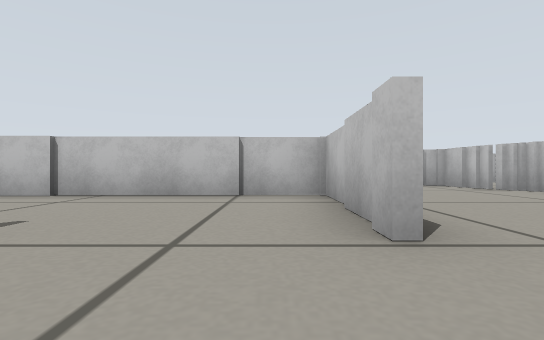
View 1 (above)

17 first-person views from a walk through a Gazebo world. The camera is 0.19 m above the floor, looks level and sees 85° across. The floor is counted in squares, 0.5 m on a side. Each view is taken from the middle of a square. On the plan, view 1 faces up. The plan holds only what a view shows up to about 9 squares ahead; the rest is blank.

View 2
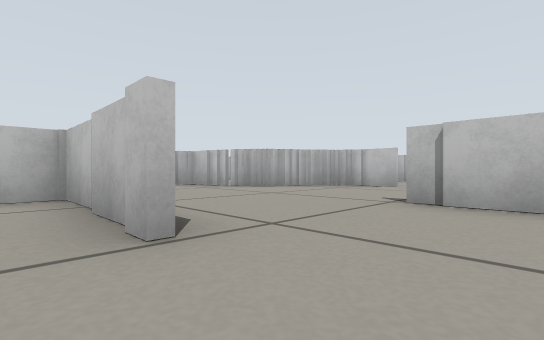

View 3
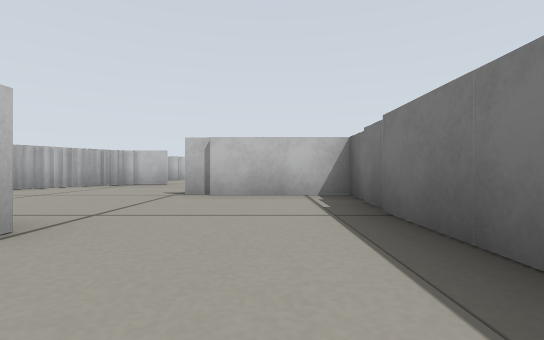

View 4
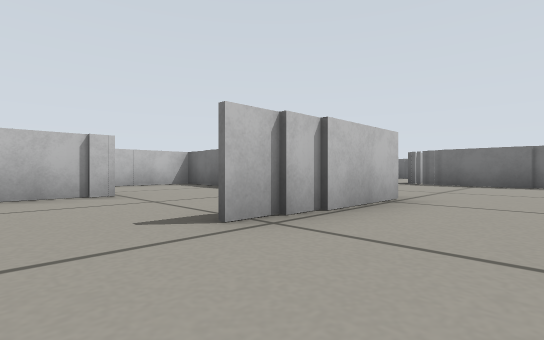

View 5
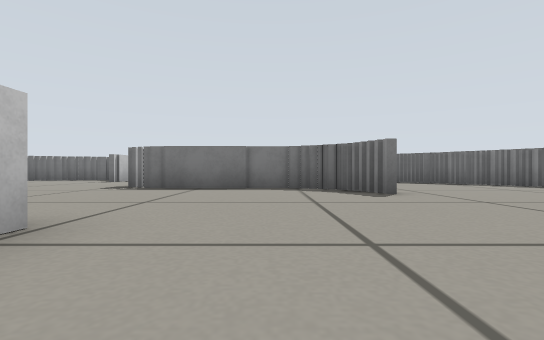

View 6
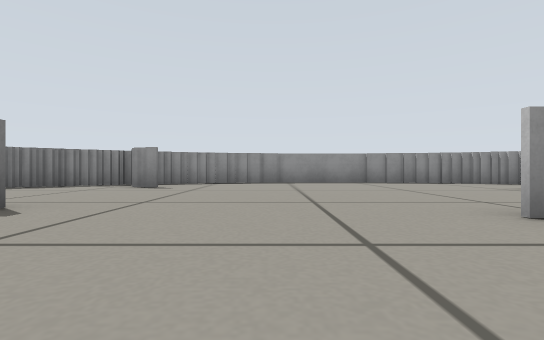

View 7
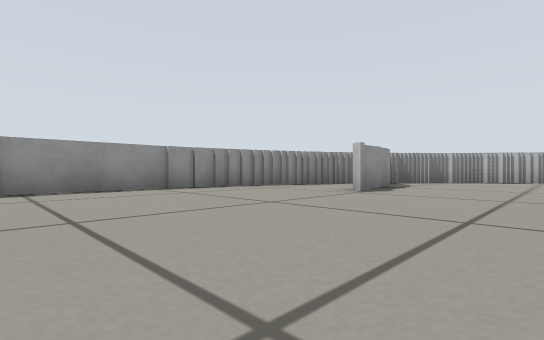

View 8
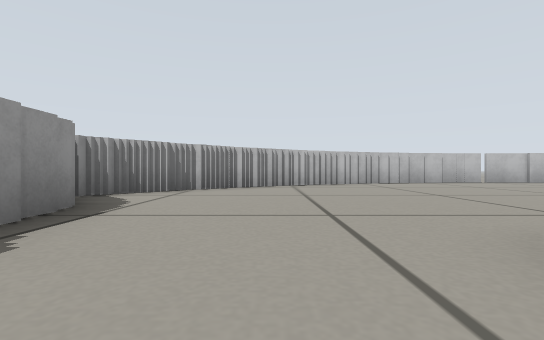

View 9
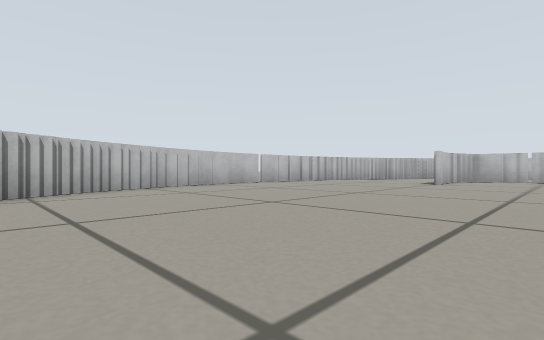

View 10
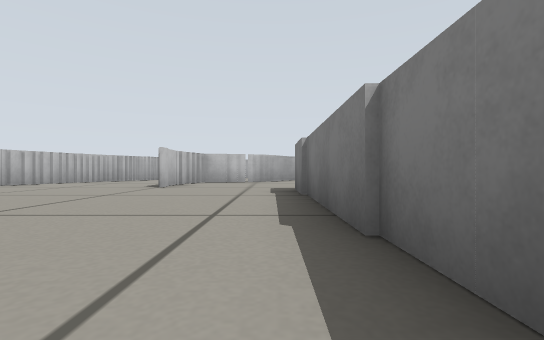

View 11
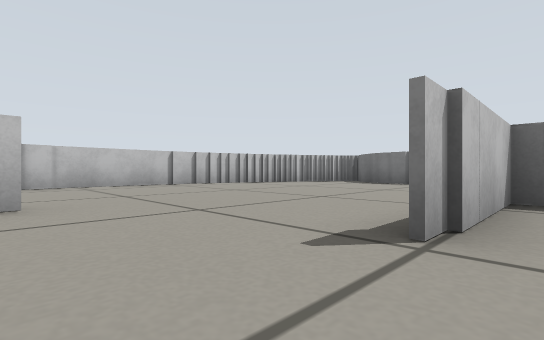

View 12
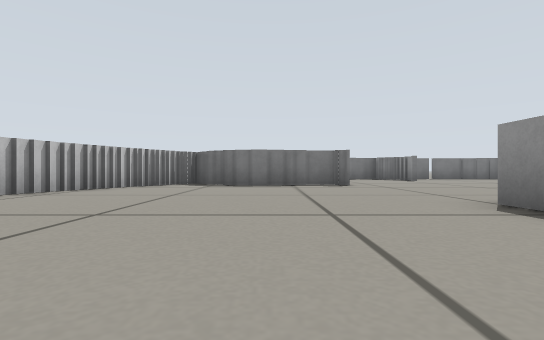

View 13
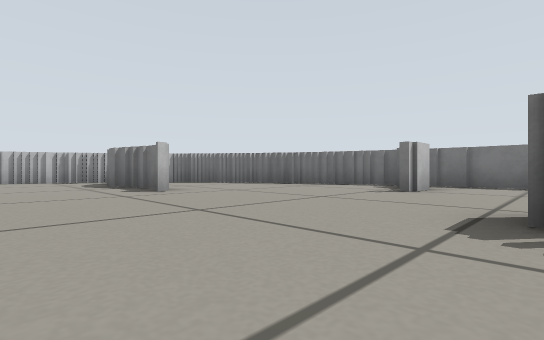

View 14
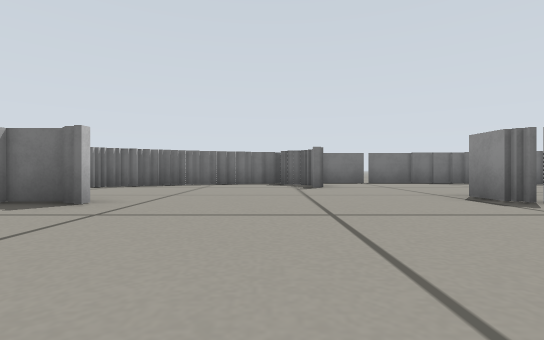

View 15
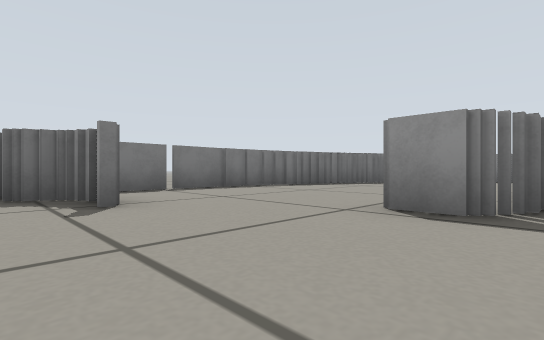

View 16
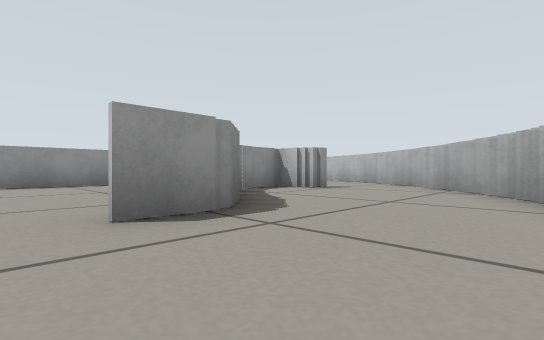

View 17
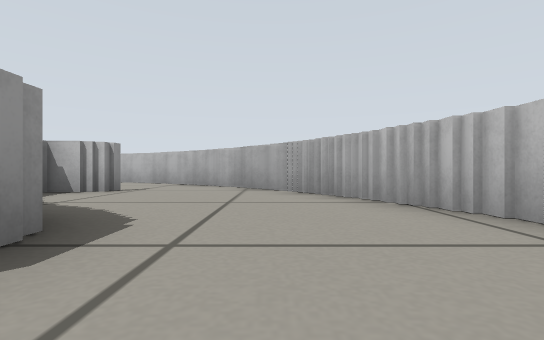

### Floor plan
Key: @ floor where view 1 was taken; # wall or solid block; x gap in a wall; . floor.
Columns run from 12 left of view 1 to 11 right of it. Each row starts with its distance up from view 1.
 12        ####x####
 11      ###.......###
 10     ##...........###
  9    ##..............##
  8   ##..........## ...##
  7  ###...........###...#
  6  #.#............##...##
  5 ##.#........##...##...#
  4 #..#... ######....##..#
  3 #...... .....#.....#..##
  2 #......#.....#.........#
  1 #.........#.....#......#
  0 #.........#.@...#......#
 -1 #.........#######......#
 -2 #...........  ........##
 -3 #.....................#
 -4 ###....#..............#
 -5  #.... #####....####.##
 -6  ##...   ..#....##.###
 -7   ##.    ...........#
 -8    ##  ............##
 -9      #.......#...###
-10      ####....#####
-11         ###x##

Where each view was taken, in squares from view 1:
view 1: 0 up, 0 right, facing up
view 2: 0 up, 0 right, facing up-right
view 3: 0 up, 1 left, facing right
view 4: 3 up, 4 left, facing down-right
view 5: 1 up, 4 left, facing down
view 6: 1 down, 3 left, facing left
view 7: 1 down, 6 left, facing up-left
view 8: 3 up, 7 left, facing up
view 9: 5 up, 7 left, facing up-right
view 10: 5 up, 5 left, facing right
view 11: 3 up, 3 right, facing down-right
view 12: 2 up, 6 right, facing down
view 13: 3 down, 1 left, facing down-right
view 14: 2 down, 2 right, facing down
view 15: 5 down, 2 right, facing down-left
view 16: 2 up, 9 right, facing up-left
view 17: 2 up, 8 right, facing up
